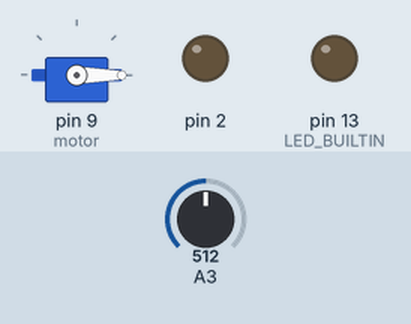
Bench run of a sketch on a simulated Arduino Uno, built with avr-gcc and run on an emulated ATmega328P. On the bench: servo, output pins drawn as LEDs (lit = HIGH). Inputs (shaded band) come from the test bench; at power-on: A3 = 512. What the sketch prints to the serial monitor is not drawn.

Above: at 1.2 s.
1.3 s: A3 set to 313
2.8 s: A3 set to 281
At 4.1 s:
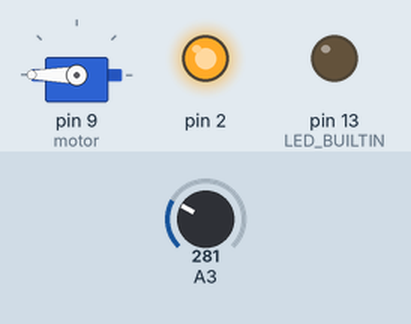
Timing chart, 0 to 5.8 s (numbered marks = the images above; inputs shaded):
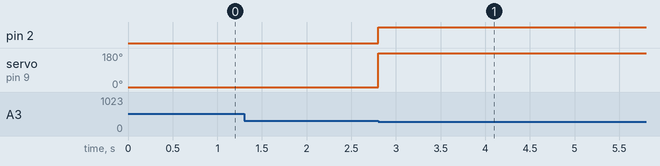

The sketch:

RainSensor.ino
```cpp
#include <Servo.h>

Servo motor;

void setup(){
  Serial.begin(9600);
  pinMode(LED_BUILTIN, OUTPUT);
  pinMode(2, OUTPUT);
  motor.attach(9);
}

void loop(){
  int pos = 0;
  motor.write(pos);
  int value = analogRead(A3);

  if(value < 300){
    if(pos==0){
      pos = 180;
      motor.write(pos);
    }
    digitalWrite(2,HIGH);
    Serial.print("Heavy Rain LED ON");

  }
  else if(value>300){
    if(pos==180){
      pos = 0;
      motor.write(180);
    }
    digitalWrite(2,LOW);

  }
}
```

Measured:
- the behaviour switches between 300 and 299 on A3 (found by bisection; images 0 and 1)
- after the input at 1.3 s, every drawn part: stays the same
- after the input at 2.8 s, pin 2: LOW → HIGH at once; servo on pin 9 (motor): 0° → 180° at once
